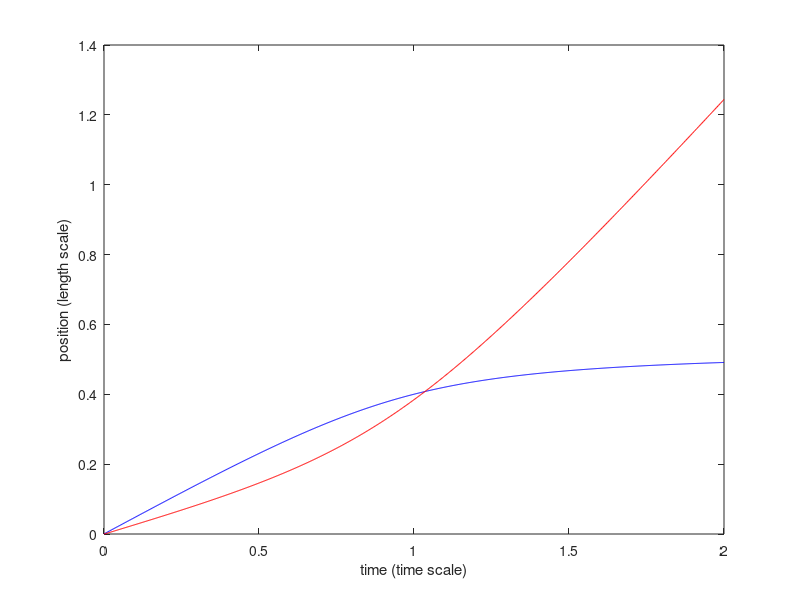

The MATLAB source for this figure:
clear ; clc; close all;
%Physical parameters
mu=1.8*1e-3;
rou=0.917*1e3;
lf=3.34*1e5;
gama=3.2*1e-2;
Tm=273.15;
V=7.33*1e-6;
G=9/4*1e2;
np=0.16;
a=np*1e-6;
tau=4*gama*Tm/a/rou/lf/G/V;
A=3.65*1e-21;
phi0=0.2514;
phip=0.637;
kepa=a^2*(1-phip)^3/45/phip^2;
phi=phi0/(phip-phi0);
M=mu*V*Tm/kepa/G/rou/lf;
Mphi=M*(phip-phi0)/phip;
N=48*3.14*mu*a^2*V/A;
nt=2;
v0=2/(sqrt(1+4*M*phi)+1);
ttran=(M*phi*v0/N/(1-v0)^3)^(1/2);
%ttran2=((M*phi*v0+v0-1)/N/(1-v0)^3)^(1/2);
dt=0.002;
t=0:dt:nt;
h=zeros(nt/dt+1,1);
z=zeros(nt/dt+1,1);
%vi=zeros(nt/dt+1,1);

% Setup initial position profile
vi(1,1)=v0;
h(1,1)=0;
z(1,1)=0;
h(2,1)=vi(1,1)*phi*dt;
z(2,1)=(vi(1,1)-1)*dt;
% Set boundary conditions
cnt=1;
for i=2:nt/dt % Timestep loop
% Compute new position
z(i+1,1)=(z(i,1)/dt-1)/(1/dt+1/(M*h(i,1)-N*(z(i,1))^3));
h(i+1,1)=h(i,1)+dt*phi*(-z(i+1,1)/(M*h(i,1)-N*(z(i+1,1))^3));
%vi(i+1,1)=-z(i+1,1)/(M*h(i+1,1)-N*(z(i+1,1))^3);
%h(i+1,1)=h(i,1)+dt*phi*vi(i+1,1);
%z(i+1,1)=z(i,1)+dt*(-1+vi(i+1,1));

if(mod(i,50) == 0)
    % Plot solution
    figure(1), clf
    plot(t(1:i+1),h(1:i+1,1),'b');
    hold on;
    plot(t(1:i+1),-z(1:i+1,1),'r');
    xlabel('time (time scale)')
    ylabel('position (length scale)')
    drawnow
    %errorbar(tr1,pr,e,'or','markersize',6,'markerfacecolor','red')
end



if(abs(z(i,1)+h(i,1))<0.0003) & z(i) ~ 0
    data1(cnt) = i;
    data2(cnt,:) = [-z(i),h(i)]; cnt =cnt + 1;
end
end